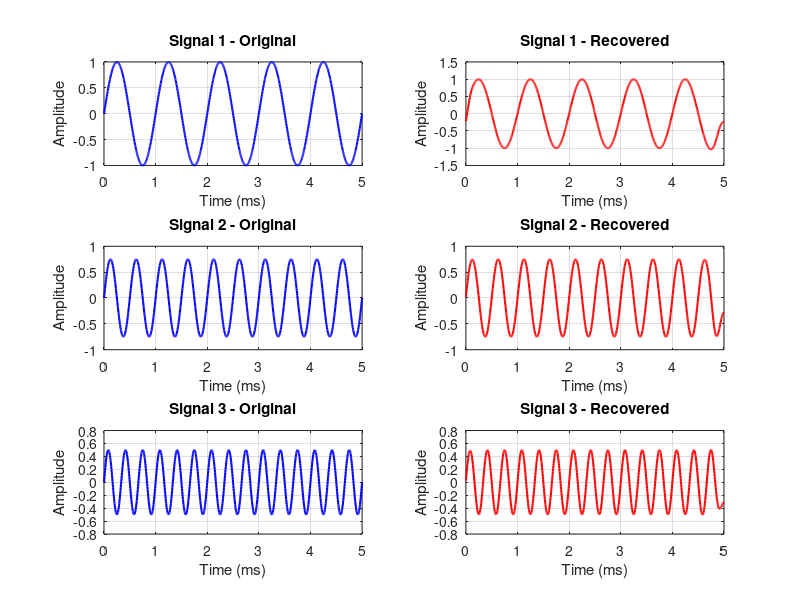
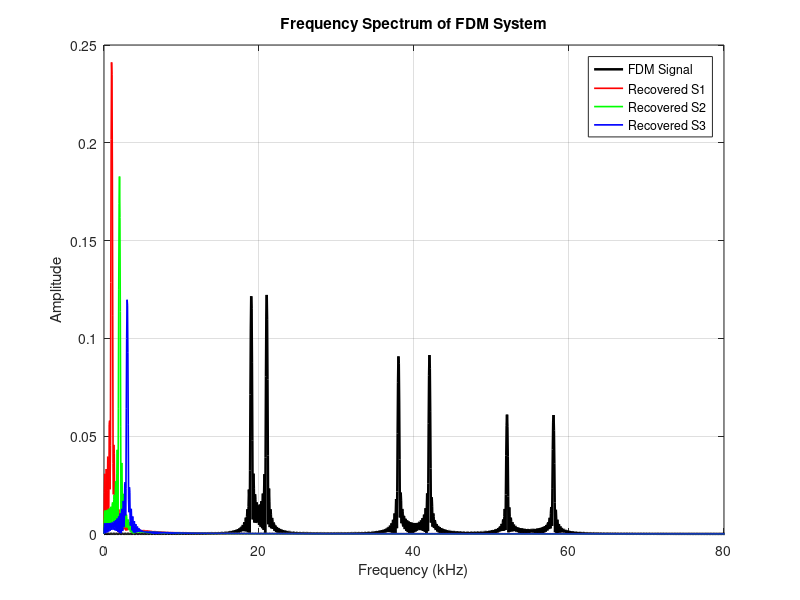

The MATLAB script that drew these images, in order:
%% =========================================================
% 3-Channel FDM Communication System
% Clean and Organized MATLAB Implementation
% =========================================================

clear; clc; close all;

%% =========================================================
% 1. SYSTEM PARAMETERS
% =========================================================

fs = 200e3;                 % Sampling frequency
t = 0:1/fs:0.005;           % Time vector (5 ms)

%% =========================================================
% 2. BASEBAND SIGNALS
% =========================================================

f1 = 1e3;
f2 = 2e3;
f3 = 3e3;

x1 = 1.00*sin(2*pi*f1*t);
x2 = 0.75*sin(2*pi*f2*t);
x3 = 0.50*sin(2*pi*f3*t);

%% =========================================================
% 3. CARRIER FREQUENCIES
% =========================================================

fc1 = 20e3;
fc2 = 40e3;
fc3 = 55e3;

%% =========================================================
% 4. MODULATION (FDM MULTIPLEXING)
% =========================================================

s1 = x1 .* cos(2*pi*fc1*t);
s2 = x2 .* cos(2*pi*fc2*t);
s3 = x3 .* cos(2*pi*fc3*t);

% Combined FDM signal
s = s1 + s2 + s3;

%% =========================================================
% 5. BANDPASS FILTERS FOR CHANNEL SEPARATION
% =========================================================

bw1 = 6e3;
bw2 = 10e3;
bw3 = 12e3;

[b1,a1] = butter(6,[(fc1-bw1/2)/(fs/2) (fc1+bw1/2)/(fs/2)],'bandpass');
[b2,a2] = butter(6,[(fc2-bw2/2)/(fs/2) (fc2+bw2/2)/(fs/2)],'bandpass');
[b3,a3] = butter(6,[(fc3-bw3/2)/(fs/2) (fc3+bw3/2)/(fs/2)],'bandpass');

% Low-pass filter for baseband recovery
[b_lpf,a_lpf] = butter(6,5e3/(fs/2),'low');

%% =========================================================
% 6. DEMULTIPLEXING PROCESS
% =========================================================

% Channel 1
ch1 = filtfilt(b1,a1,s);
d1 = ch1 .* 2 .* cos(2*pi*fc1*t);
x1_rec = filtfilt(b_lpf,a_lpf,d1);

% Channel 2
ch2 = filtfilt(b2,a2,s);
d2 = ch2 .* 2 .* cos(2*pi*fc2*t);
x2_rec = filtfilt(b_lpf,a_lpf,d2);

% Channel 3
ch3 = filtfilt(b3,a3,s);
d3 = ch3 .* 2 .* cos(2*pi*fc3*t);
x3_rec = filtfilt(b_lpf,a_lpf,d3);

%% =========================================================
% 7. TIME DOMAIN (Original vs Recovered)
% =========================================================

figure

subplot(3,2,1)
plot(t*1000,x1,'b','LineWidth',1.5)
title('Signal 1 - Original')
xlabel('Time (ms)')
ylabel('Amplitude')
grid on

subplot(3,2,2)
plot(t*1000,x1_rec,'r','LineWidth',1.5)
title('Signal 1 - Recovered')
xlabel('Time (ms)')
ylabel('Amplitude')
grid on

subplot(3,2,3)
plot(t*1000,x2,'b','LineWidth',1.5)
title('Signal 2 - Original')
xlabel('Time (ms)')
ylabel('Amplitude')
grid on

subplot(3,2,4)
plot(t*1000,x2_rec,'r','LineWidth',1.5)
title('Signal 2 - Recovered')
xlabel('Time (ms)')
ylabel('Amplitude')
grid on

subplot(3,2,5)
plot(t*1000,x3,'b','LineWidth',1.5)
title('Signal 3 - Original')
xlabel('Time (ms)')
ylabel('Amplitude')
grid on

subplot(3,2,6)
plot(t*1000,x3_rec,'r','LineWidth',1.5)
title('Signal 3 - Recovered')
xlabel('Time (ms)')
ylabel('Amplitude')
grid on


%% =========================================================
% 8. FREQUENCY DOMAIN ANALYSIS (Amplitude Corrected)
% =========================================================

nfft = 4096;

S  = fft(s,nfft);
X1 = fft(x1_rec,nfft);
X2 = fft(x2_rec,nfft);
X3 = fft(x3_rec,nfft);

f = fs*(0:nfft/2)/nfft;   % Single sided frequency axis

% Single sided magnitude
S_mag  = abs(S(1:nfft/2+1))/nfft;
X1_mag = abs(X1(1:nfft/2+1))/nfft;
X2_mag = abs(X2(1:nfft/2+1))/nfft;
X3_mag = abs(X3(1:nfft/2+1))/nfft;

% Correct amplitude
S_mag(2:end-1)  = 2*S_mag(2:end-1);
X1_mag(2:end-1) = 2*X1_mag(2:end-1);
X2_mag(2:end-1) = 2*X2_mag(2:end-1);
X3_mag(2:end-1) = 2*X3_mag(2:end-1);

figure

plot(f/1000,S_mag,'k','LineWidth',1.8)
hold on
plot(f/1000,X1_mag,'r','LineWidth',1.2)
plot(f/1000,X2_mag,'g','LineWidth',1.2)
plot(f/1000,X3_mag,'b','LineWidth',1.2)

xlim([0 80])

title('Frequency Spectrum of FDM System')
xlabel('Frequency (kHz)')
ylabel('Amplitude')

legend('FDM Signal','Recovered S1','Recovered S2','Recovered S3')

grid on
